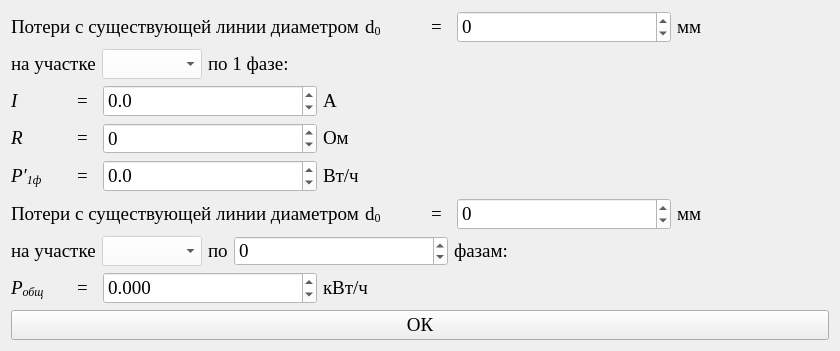
<?xml version="1.0" encoding="UTF-8"?>
<ui version="4.0">
 <class>Form</class>
 <widget class="QWidget" name="Form">
  <property name="geometry">
   <rect>
    <x>0</x>
    <y>0</y>
    <width>840</width>
    <height>351</height>
   </rect>
  </property>
  <property name="minimumSize">
   <size>
    <width>0</width>
    <height>0</height>
   </size>
  </property>
  <property name="maximumSize">
   <size>
    <width>16777215</width>
    <height>16777215</height>
   </size>
  </property>
  <property name="windowTitle">
   <string>Расчет потерь в предлагаемой схеме</string>
  </property>
  <property name="styleSheet">
   <string notr="true"/>
  </property>
  <layout class="QGridLayout" name="gridLayout_9">
   <item row="0" column="0">
    <layout class="QGridLayout" name="gridLayout">
     <item row="0" column="2">
      <widget class="QLabel" name="label_18">
       <property name="minimumSize">
        <size>
         <width>60</width>
         <height>0</height>
        </size>
       </property>
       <property name="maximumSize">
        <size>
         <width>60</width>
         <height>16777215</height>
        </size>
       </property>
       <property name="font">
        <font>
         <family>Times New Roman</family>
         <pointsize>14</pointsize>
        </font>
       </property>
       <property name="text">
        <string>&lt;html&gt;&lt;head/&gt;&lt;body&gt;&lt;p&gt;d&lt;span style=&quot; vertical-align:sub;&quot;&gt;0&lt;/span&gt;&lt;/p&gt;&lt;/body&gt;&lt;/html&gt;</string>
       </property>
      </widget>
     </item>
     <item row="0" column="5">
      <widget class="QLabel" name="label_20">
       <property name="minimumSize">
        <size>
         <width>35</width>
         <height>0</height>
        </size>
       </property>
       <property name="maximumSize">
        <size>
         <width>16777215</width>
         <height>16777215</height>
        </size>
       </property>
       <property name="font">
        <font>
         <family>Times New Roman</family>
         <pointsize>14</pointsize>
        </font>
       </property>
       <property name="text">
        <string>&lt;html&gt;&lt;head/&gt;&lt;body&gt;&lt;p&gt;мм&lt;/p&gt;&lt;/body&gt;&lt;/html&gt;</string>
       </property>
      </widget>
     </item>
     <item row="0" column="4">
      <widget class="QDoubleSpinBox" name="doubleSpinBox_10">
       <property name="enabled">
        <bool>false</bool>
       </property>
       <property name="minimumSize">
        <size>
         <width>214</width>
         <height>25</height>
        </size>
       </property>
       <property name="maximumSize">
        <size>
         <width>16777215</width>
         <height>220</height>
        </size>
       </property>
       <property name="font">
        <font>
         <family>Times New Roman</family>
         <pointsize>14</pointsize>
        </font>
       </property>
       <property name="styleSheet">
        <string notr="true">color: black; background-color: white;</string>
       </property>
       <property name="decimals">
        <number>0</number>
       </property>
       <property name="minimum">
        <double>-999999999.000000000000000</double>
       </property>
       <property name="maximum">
        <double>999999999.000000000000000</double>
       </property>
       <property name="singleStep">
        <double>0.001000000000000</double>
       </property>
       <property name="value">
        <double>0.000000000000000</double>
       </property>
      </widget>
     </item>
     <item row="0" column="0">
      <widget class="QLabel" name="label">
       <property name="font">
        <font>
         <family>Times New Roman</family>
         <pointsize>14</pointsize>
        </font>
       </property>
       <property name="text">
        <string>Потери с существующей линии диаметром</string>
       </property>
      </widget>
     </item>
     <item row="0" column="3">
      <widget class="QLabel" name="label_19">
       <property name="minimumSize">
        <size>
         <width>20</width>
         <height>0</height>
        </size>
       </property>
       <property name="maximumSize">
        <size>
         <width>20</width>
         <height>16777215</height>
        </size>
       </property>
       <property name="font">
        <font>
         <family>Times New Roman</family>
         <pointsize>14</pointsize>
        </font>
       </property>
       <property name="text">
        <string>&lt;html&gt;&lt;head/&gt;&lt;body&gt;&lt;p&gt;=&lt;/p&gt;&lt;/body&gt;&lt;/html&gt;</string>
       </property>
      </widget>
     </item>
    </layout>
   </item>
   <item row="1" column="0">
    <layout class="QGridLayout" name="gridLayout_2" columnstretch="0,0,1">
     <item row="0" column="0">
      <widget class="QLabel" name="label_2">
       <property name="font">
        <font>
         <family>Times New Roman</family>
         <pointsize>14</pointsize>
        </font>
       </property>
       <property name="text">
        <string>на участке</string>
       </property>
      </widget>
     </item>
     <item row="0" column="1">
      <widget class="QComboBox" name="comboBox">
       <property name="enabled">
        <bool>false</bool>
       </property>
       <property name="font">
        <font>
         <family>Times New Roman</family>
         <pointsize>14</pointsize>
        </font>
       </property>
       <property name="styleSheet">
        <string notr="true">color: black; background-color: white;</string>
       </property>
      </widget>
     </item>
     <item row="0" column="2">
      <widget class="QLabel" name="label_3">
       <property name="font">
        <font>
         <family>Times New Roman</family>
         <pointsize>14</pointsize>
        </font>
       </property>
       <property name="text">
        <string>по 1 фазе:</string>
       </property>
      </widget>
     </item>
    </layout>
   </item>
   <item row="2" column="0">
    <layout class="QGridLayout" name="gridLayout_3" columnstretch="0,0,0,1">
     <item row="0" column="1">
      <widget class="QLabel" name="label_21">
       <property name="minimumSize">
        <size>
         <width>20</width>
         <height>0</height>
        </size>
       </property>
       <property name="maximumSize">
        <size>
         <width>20</width>
         <height>16777215</height>
        </size>
       </property>
       <property name="font">
        <font>
         <family>Times New Roman</family>
         <pointsize>14</pointsize>
        </font>
       </property>
       <property name="text">
        <string>&lt;html&gt;&lt;head/&gt;&lt;body&gt;&lt;p&gt;=&lt;/p&gt;&lt;/body&gt;&lt;/html&gt;</string>
       </property>
      </widget>
     </item>
     <item row="0" column="0">
      <widget class="QLabel" name="label_22">
       <property name="minimumSize">
        <size>
         <width>60</width>
         <height>0</height>
        </size>
       </property>
       <property name="maximumSize">
        <size>
         <width>60</width>
         <height>16777215</height>
        </size>
       </property>
       <property name="font">
        <font>
         <family>Times New Roman</family>
         <pointsize>14</pointsize>
         <italic>true</italic>
        </font>
       </property>
       <property name="text">
        <string>&lt;html&gt;&lt;head/&gt;&lt;body&gt;&lt;p&gt;I&lt;/p&gt;&lt;/body&gt;&lt;/html&gt;</string>
       </property>
      </widget>
     </item>
     <item row="0" column="3">
      <widget class="QLabel" name="label_23">
       <property name="minimumSize">
        <size>
         <width>35</width>
         <height>0</height>
        </size>
       </property>
       <property name="maximumSize">
        <size>
         <width>16777215</width>
         <height>16777215</height>
        </size>
       </property>
       <property name="font">
        <font>
         <family>Times New Roman</family>
         <pointsize>14</pointsize>
        </font>
       </property>
       <property name="text">
        <string>&lt;html&gt;&lt;head/&gt;&lt;body&gt;&lt;p&gt;А&lt;/p&gt;&lt;/body&gt;&lt;/html&gt;</string>
       </property>
      </widget>
     </item>
     <item row="0" column="2">
      <widget class="QDoubleSpinBox" name="doubleSpinBox_11">
       <property name="enabled">
        <bool>false</bool>
       </property>
       <property name="minimumSize">
        <size>
         <width>214</width>
         <height>25</height>
        </size>
       </property>
       <property name="maximumSize">
        <size>
         <width>16777215</width>
         <height>220</height>
        </size>
       </property>
       <property name="font">
        <font>
         <family>Times New Roman</family>
         <pointsize>14</pointsize>
        </font>
       </property>
       <property name="styleSheet">
        <string notr="true">color: black; background-color: white;</string>
       </property>
       <property name="decimals">
        <number>1</number>
       </property>
       <property name="minimum">
        <double>-999999999.000000000000000</double>
       </property>
       <property name="maximum">
        <double>999999999.000000000000000</double>
       </property>
       <property name="singleStep">
        <double>0.001000000000000</double>
       </property>
       <property name="value">
        <double>0.000000000000000</double>
       </property>
      </widget>
     </item>
    </layout>
   </item>
   <item row="3" column="0">
    <layout class="QGridLayout" name="gridLayout_4" columnstretch="0,0,0,1,0">
     <item row="0" column="0">
      <widget class="QLabel" name="label_25">
       <property name="minimumSize">
        <size>
         <width>60</width>
         <height>0</height>
        </size>
       </property>
       <property name="maximumSize">
        <size>
         <width>60</width>
         <height>16777215</height>
        </size>
       </property>
       <property name="font">
        <font>
         <family>Times New Roman</family>
         <pointsize>14</pointsize>
         <italic>true</italic>
        </font>
       </property>
       <property name="text">
        <string>&lt;html&gt;&lt;head/&gt;&lt;body&gt;&lt;p&gt;R&lt;/p&gt;&lt;/body&gt;&lt;/html&gt;</string>
       </property>
      </widget>
     </item>
     <item row="0" column="1">
      <widget class="QLabel" name="label_24">
       <property name="minimumSize">
        <size>
         <width>20</width>
         <height>0</height>
        </size>
       </property>
       <property name="maximumSize">
        <size>
         <width>20</width>
         <height>16777215</height>
        </size>
       </property>
       <property name="font">
        <font>
         <family>Times New Roman</family>
         <pointsize>14</pointsize>
        </font>
       </property>
       <property name="text">
        <string>&lt;html&gt;&lt;head/&gt;&lt;body&gt;&lt;p&gt;=&lt;/p&gt;&lt;/body&gt;&lt;/html&gt;</string>
       </property>
      </widget>
     </item>
     <item row="0" column="2">
      <widget class="QDoubleSpinBox" name="doubleSpinBox_12">
       <property name="enabled">
        <bool>false</bool>
       </property>
       <property name="minimumSize">
        <size>
         <width>214</width>
         <height>25</height>
        </size>
       </property>
       <property name="maximumSize">
        <size>
         <width>16777215</width>
         <height>220</height>
        </size>
       </property>
       <property name="font">
        <font>
         <family>Times New Roman</family>
         <pointsize>14</pointsize>
        </font>
       </property>
       <property name="styleSheet">
        <string notr="true">color: black; background-color: white;</string>
       </property>
       <property name="decimals">
        <number>0</number>
       </property>
       <property name="minimum">
        <double>-999999999.000000000000000</double>
       </property>
       <property name="maximum">
        <double>999999999.000000000000000</double>
       </property>
       <property name="singleStep">
        <double>0.001000000000000</double>
       </property>
       <property name="value">
        <double>0.000000000000000</double>
       </property>
      </widget>
     </item>
     <item row="0" column="3">
      <widget class="QLabel" name="label_26">
       <property name="minimumSize">
        <size>
         <width>35</width>
         <height>0</height>
        </size>
       </property>
       <property name="maximumSize">
        <size>
         <width>16777215</width>
         <height>16777215</height>
        </size>
       </property>
       <property name="font">
        <font>
         <family>Times New Roman</family>
         <pointsize>14</pointsize>
        </font>
       </property>
       <property name="text">
        <string>&lt;html&gt;&lt;head/&gt;&lt;body&gt;&lt;p&gt;Ом&lt;/p&gt;&lt;/body&gt;&lt;/html&gt;</string>
       </property>
      </widget>
     </item>
    </layout>
   </item>
   <item row="4" column="0">
    <layout class="QGridLayout" name="gridLayout_5" columnstretch="0,0,0,1">
     <item row="0" column="1">
      <widget class="QLabel" name="label_27">
       <property name="minimumSize">
        <size>
         <width>20</width>
         <height>0</height>
        </size>
       </property>
       <property name="maximumSize">
        <size>
         <width>20</width>
         <height>16777215</height>
        </size>
       </property>
       <property name="font">
        <font>
         <family>Times New Roman</family>
         <pointsize>14</pointsize>
        </font>
       </property>
       <property name="text">
        <string>&lt;html&gt;&lt;head/&gt;&lt;body&gt;&lt;p&gt;=&lt;/p&gt;&lt;/body&gt;&lt;/html&gt;</string>
       </property>
      </widget>
     </item>
     <item row="0" column="0">
      <widget class="QLabel" name="label_28">
       <property name="minimumSize">
        <size>
         <width>60</width>
         <height>0</height>
        </size>
       </property>
       <property name="maximumSize">
        <size>
         <width>60</width>
         <height>16777215</height>
        </size>
       </property>
       <property name="font">
        <font>
         <family>Times New Roman</family>
         <pointsize>14</pointsize>
         <italic>true</italic>
        </font>
       </property>
       <property name="text">
        <string>&lt;html&gt;&lt;head/&gt;&lt;body&gt;&lt;p&gt;P′&lt;span style=&quot; vertical-align:sub;&quot;&gt;1ф&lt;/span&gt;&lt;/p&gt;&lt;/body&gt;&lt;/html&gt;</string>
       </property>
      </widget>
     </item>
     <item row="0" column="3">
      <widget class="QLabel" name="label_29">
       <property name="minimumSize">
        <size>
         <width>35</width>
         <height>0</height>
        </size>
       </property>
       <property name="maximumSize">
        <size>
         <width>16777215</width>
         <height>16777215</height>
        </size>
       </property>
       <property name="font">
        <font>
         <family>Times New Roman</family>
         <pointsize>14</pointsize>
        </font>
       </property>
       <property name="text">
        <string>&lt;html&gt;&lt;head/&gt;&lt;body&gt;&lt;p&gt;Вт/ч&lt;/p&gt;&lt;/body&gt;&lt;/html&gt;</string>
       </property>
      </widget>
     </item>
     <item row="0" column="2">
      <widget class="QDoubleSpinBox" name="doubleSpinBox_13">
       <property name="enabled">
        <bool>false</bool>
       </property>
       <property name="minimumSize">
        <size>
         <width>214</width>
         <height>25</height>
        </size>
       </property>
       <property name="maximumSize">
        <size>
         <width>16777215</width>
         <height>220</height>
        </size>
       </property>
       <property name="font">
        <font>
         <family>Times New Roman</family>
         <pointsize>14</pointsize>
        </font>
       </property>
       <property name="styleSheet">
        <string notr="true">color: black; background-color: white;</string>
       </property>
       <property name="decimals">
        <number>1</number>
       </property>
       <property name="minimum">
        <double>-999999999.000000000000000</double>
       </property>
       <property name="maximum">
        <double>999999999.000000000000000</double>
       </property>
       <property name="singleStep">
        <double>0.001000000000000</double>
       </property>
       <property name="value">
        <double>0.000000000000000</double>
       </property>
      </widget>
     </item>
    </layout>
   </item>
   <item row="5" column="0">
    <layout class="QGridLayout" name="gridLayout_7">
     <item row="0" column="2">
      <widget class="QLabel" name="label_30">
       <property name="minimumSize">
        <size>
         <width>60</width>
         <height>0</height>
        </size>
       </property>
       <property name="maximumSize">
        <size>
         <width>60</width>
         <height>16777215</height>
        </size>
       </property>
       <property name="font">
        <font>
         <family>Times New Roman</family>
         <pointsize>14</pointsize>
        </font>
       </property>
       <property name="text">
        <string>&lt;html&gt;&lt;head/&gt;&lt;body&gt;&lt;p&gt;d&lt;span style=&quot; vertical-align:sub;&quot;&gt;0&lt;/span&gt;&lt;/p&gt;&lt;/body&gt;&lt;/html&gt;</string>
       </property>
      </widget>
     </item>
     <item row="0" column="5">
      <widget class="QLabel" name="label_31">
       <property name="minimumSize">
        <size>
         <width>35</width>
         <height>0</height>
        </size>
       </property>
       <property name="maximumSize">
        <size>
         <width>16777215</width>
         <height>16777215</height>
        </size>
       </property>
       <property name="font">
        <font>
         <family>Times New Roman</family>
         <pointsize>14</pointsize>
        </font>
       </property>
       <property name="text">
        <string>&lt;html&gt;&lt;head/&gt;&lt;body&gt;&lt;p&gt;мм&lt;/p&gt;&lt;/body&gt;&lt;/html&gt;</string>
       </property>
      </widget>
     </item>
     <item row="0" column="4">
      <widget class="QDoubleSpinBox" name="doubleSpinBox_14">
       <property name="enabled">
        <bool>false</bool>
       </property>
       <property name="minimumSize">
        <size>
         <width>214</width>
         <height>25</height>
        </size>
       </property>
       <property name="maximumSize">
        <size>
         <width>16777215</width>
         <height>220</height>
        </size>
       </property>
       <property name="font">
        <font>
         <family>Times New Roman</family>
         <pointsize>14</pointsize>
        </font>
       </property>
       <property name="styleSheet">
        <string notr="true">color: black; background-color: white;</string>
       </property>
       <property name="decimals">
        <number>0</number>
       </property>
       <property name="minimum">
        <double>-999999999.000000000000000</double>
       </property>
       <property name="maximum">
        <double>999999999.000000000000000</double>
       </property>
       <property name="singleStep">
        <double>0.001000000000000</double>
       </property>
       <property name="value">
        <double>0.000000000000000</double>
       </property>
      </widget>
     </item>
     <item row="0" column="0">
      <widget class="QLabel" name="label_6">
       <property name="font">
        <font>
         <family>Times New Roman</family>
         <pointsize>14</pointsize>
        </font>
       </property>
       <property name="text">
        <string>Потери с существующей линии диаметром</string>
       </property>
      </widget>
     </item>
     <item row="0" column="3">
      <widget class="QLabel" name="label_32">
       <property name="minimumSize">
        <size>
         <width>20</width>
         <height>0</height>
        </size>
       </property>
       <property name="maximumSize">
        <size>
         <width>20</width>
         <height>16777215</height>
        </size>
       </property>
       <property name="font">
        <font>
         <family>Times New Roman</family>
         <pointsize>14</pointsize>
        </font>
       </property>
       <property name="text">
        <string>&lt;html&gt;&lt;head/&gt;&lt;body&gt;&lt;p&gt;=&lt;/p&gt;&lt;/body&gt;&lt;/html&gt;</string>
       </property>
      </widget>
     </item>
    </layout>
   </item>
   <item row="6" column="0">
    <layout class="QGridLayout" name="gridLayout_6" columnstretch="0,0,0,0,1">
     <item row="0" column="0">
      <widget class="QLabel" name="label_4">
       <property name="font">
        <font>
         <family>Times New Roman</family>
         <pointsize>14</pointsize>
        </font>
       </property>
       <property name="text">
        <string>на участке</string>
       </property>
      </widget>
     </item>
     <item row="0" column="2">
      <widget class="QLabel" name="label_5">
       <property name="font">
        <font>
         <family>Times New Roman</family>
         <pointsize>14</pointsize>
        </font>
       </property>
       <property name="text">
        <string>по</string>
       </property>
      </widget>
     </item>
     <item row="0" column="3">
      <widget class="QDoubleSpinBox" name="doubleSpinBox_16">
       <property name="enabled">
        <bool>false</bool>
       </property>
       <property name="minimumSize">
        <size>
         <width>214</width>
         <height>25</height>
        </size>
       </property>
       <property name="maximumSize">
        <size>
         <width>16777215</width>
         <height>220</height>
        </size>
       </property>
       <property name="font">
        <font>
         <family>Times New Roman</family>
         <pointsize>14</pointsize>
        </font>
       </property>
       <property name="styleSheet">
        <string notr="true">color: black; background-color: white;</string>
       </property>
       <property name="decimals">
        <number>0</number>
       </property>
       <property name="minimum">
        <double>-999999999.000000000000000</double>
       </property>
       <property name="maximum">
        <double>999999999.000000000000000</double>
       </property>
       <property name="singleStep">
        <double>0.001000000000000</double>
       </property>
       <property name="value">
        <double>0.000000000000000</double>
       </property>
      </widget>
     </item>
     <item row="0" column="1">
      <widget class="QComboBox" name="comboBox_2">
       <property name="enabled">
        <bool>false</bool>
       </property>
       <property name="font">
        <font>
         <family>Times New Roman</family>
         <pointsize>14</pointsize>
        </font>
       </property>
       <property name="styleSheet">
        <string notr="true">color: black; background-color: white;</string>
       </property>
      </widget>
     </item>
     <item row="0" column="4">
      <widget class="QLabel" name="label_7">
       <property name="font">
        <font>
         <family>Times New Roman</family>
         <pointsize>14</pointsize>
        </font>
       </property>
       <property name="text">
        <string>фазам:</string>
       </property>
      </widget>
     </item>
    </layout>
   </item>
   <item row="7" column="0">
    <layout class="QGridLayout" name="gridLayout_8" columnstretch="0,0,0,1">
     <item row="0" column="1">
      <widget class="QLabel" name="label_33">
       <property name="minimumSize">
        <size>
         <width>20</width>
         <height>0</height>
        </size>
       </property>
       <property name="maximumSize">
        <size>
         <width>20</width>
         <height>16777215</height>
        </size>
       </property>
       <property name="font">
        <font>
         <family>Times New Roman</family>
         <pointsize>14</pointsize>
        </font>
       </property>
       <property name="text">
        <string>&lt;html&gt;&lt;head/&gt;&lt;body&gt;&lt;p&gt;=&lt;/p&gt;&lt;/body&gt;&lt;/html&gt;</string>
       </property>
      </widget>
     </item>
     <item row="0" column="0">
      <widget class="QLabel" name="label_34">
       <property name="minimumSize">
        <size>
         <width>60</width>
         <height>0</height>
        </size>
       </property>
       <property name="maximumSize">
        <size>
         <width>60</width>
         <height>16777215</height>
        </size>
       </property>
       <property name="font">
        <font>
         <family>Times New Roman</family>
         <pointsize>14</pointsize>
         <italic>true</italic>
        </font>
       </property>
       <property name="text">
        <string>&lt;html&gt;&lt;head/&gt;&lt;body&gt;&lt;p&gt;P&lt;span style=&quot; vertical-align:sub;&quot;&gt;общ&lt;/span&gt;&lt;/p&gt;&lt;/body&gt;&lt;/html&gt;</string>
       </property>
      </widget>
     </item>
     <item row="0" column="3">
      <widget class="QLabel" name="label_35">
       <property name="minimumSize">
        <size>
         <width>35</width>
         <height>0</height>
        </size>
       </property>
       <property name="maximumSize">
        <size>
         <width>16777215</width>
         <height>16777215</height>
        </size>
       </property>
       <property name="font">
        <font>
         <family>Times New Roman</family>
         <pointsize>14</pointsize>
        </font>
       </property>
       <property name="text">
        <string>&lt;html&gt;&lt;head/&gt;&lt;body&gt;&lt;p&gt;кВт/ч&lt;/p&gt;&lt;/body&gt;&lt;/html&gt;</string>
       </property>
      </widget>
     </item>
     <item row="0" column="2">
      <widget class="QDoubleSpinBox" name="doubleSpinBox_15">
       <property name="enabled">
        <bool>false</bool>
       </property>
       <property name="minimumSize">
        <size>
         <width>214</width>
         <height>25</height>
        </size>
       </property>
       <property name="maximumSize">
        <size>
         <width>16777215</width>
         <height>220</height>
        </size>
       </property>
       <property name="font">
        <font>
         <family>Times New Roman</family>
         <pointsize>14</pointsize>
        </font>
       </property>
       <property name="styleSheet">
        <string notr="true">color: black; background-color: white;</string>
       </property>
       <property name="decimals">
        <number>3</number>
       </property>
       <property name="minimum">
        <double>-999999999.000000000000000</double>
       </property>
       <property name="maximum">
        <double>999999999.000000000000000</double>
       </property>
       <property name="singleStep">
        <double>0.001000000000000</double>
       </property>
       <property name="value">
        <double>0.000000000000000</double>
       </property>
      </widget>
     </item>
    </layout>
   </item>
   <item row="8" column="0">
    <widget class="QPushButton" name="pushButton">
     <property name="font">
      <font>
       <family>Times New Roman</family>
       <pointsize>14</pointsize>
      </font>
     </property>
     <property name="styleSheet">
      <string notr="true"/>
     </property>
     <property name="text">
      <string>ОК</string>
     </property>
    </widget>
   </item>
  </layout>
 </widget>
 <resources/>
 <connections/>
</ui>
